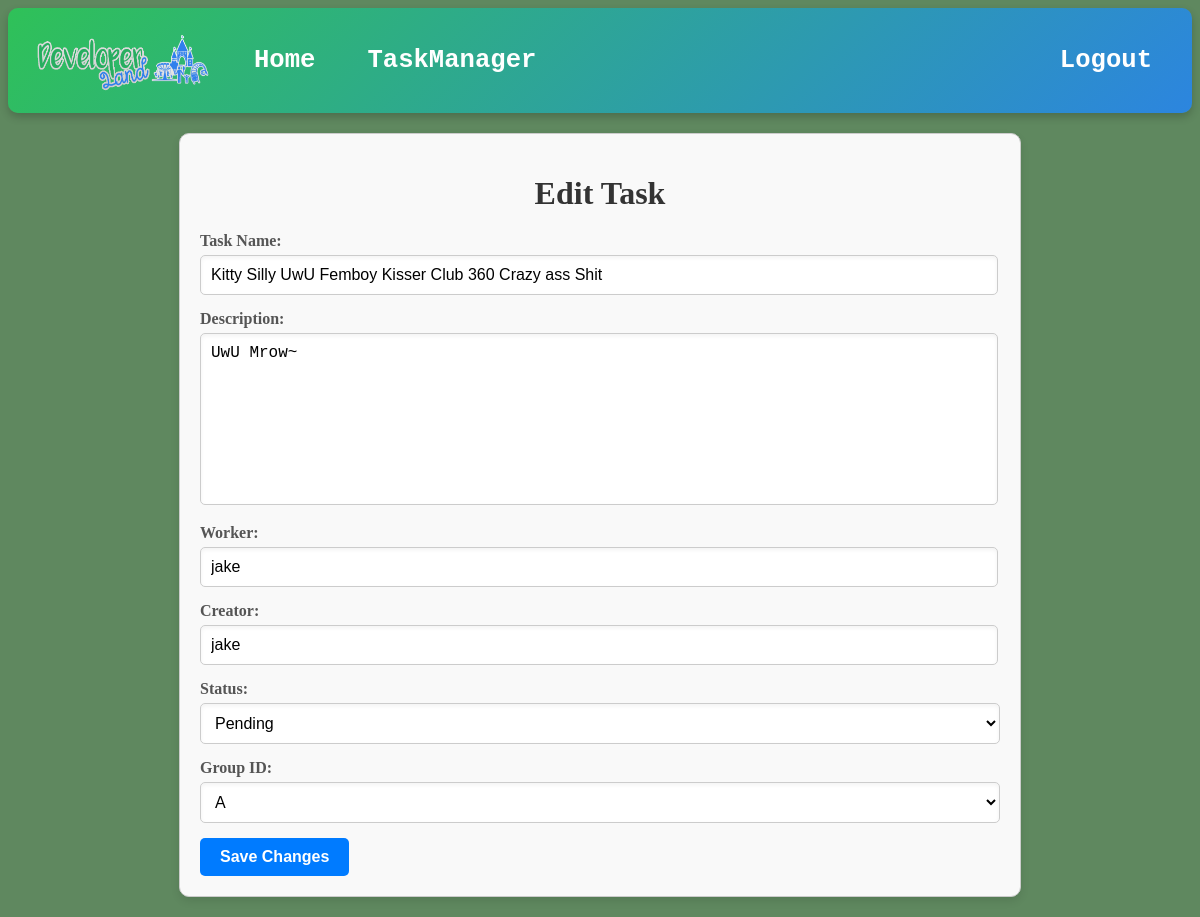
Page /task/edit.php?id=2 (signed in) on the committed database.
### tables this page shows
CREATE TABLE `tasks` (
  `id` int NOT NULL,
  `taskname` text NOT NULL,
  `description` text,
  `creator` text NOT NULL,
  `worker` text NOT NULL,
  `status` text NOT NULL,
  `groupid` text NOT NULL
);

### task/edit.php (the view, shortened to what this page needs)
<?php
require_once '../backend/conn.php';
$id = $_GET['id'];
try {
    $query = "SELECT * FROM tasks WHERE id = :id";
    $statement = $conn->prepare($query);
    $statement->execute([':id' => $id]);
    $task = $statement->fetch(PDO::FETCH_ASSOC);
} catch (PDOException $e) {
    die("Fout bij het ophalen van de taak: " . $e->getMessage());
}
?>
<!DOCTYPE html>
<html lang="en">
<head>
    <link rel="stylesheet" type="text/css" href="../css/style.css">
</head>
<body>
    <?php require_once '../header.php'; ?>
    <div class="container">
        <h1>Edit Task</h1>
        <form action="../backend/taskcontroller.php" method="POST">
            <label for="taskname">Task Name:</label>
            <input type="text" id="taskname" name="taskname" value="<?php echo htmlspecialchars($task['taskname']); ?>" required>
            <label for="description">Description:</label>
            <textarea id="description" name="description" rows="5"><?php echo htmlspecialchars($task['description']); ?></textarea>
            <label for="worker">Worker:</label>
            <input type="text" id="worker" name="worker" value="<?php echo htmlspecialchars($task['worker']); ?>" required>
            <label for="creator">Creator:</label>
            <input type="text" id="creator" name="creator" value="<?php echo htmlspecialchars($task['creator']); ?>" required>
            <label for="status">Status:</label>
            <select id="status" name="status" required>
                <option value="Pending" <?php echo $task['status'] === 'Pending' ? 'selected' : ''; ?>>Pending</option>
            </select>
            <label for="groupid">Group ID:</label>
            <select id="groupid" name="groupid" required>
                <option value="A" <?php echo $task['groupid'] === 'A' ? 'selected' : ''; ?>>A</option>
            </select>
            <input type="submit" value="Save Changes">
        </form>
    </div>
</body>
</html>

### css/style.css (style rules this page uses)
body { background-color: #5f885f; }
.container { margin: 20px auto; padding: 20px; border: 1px solid #ccc; border-radius: 10px; max-width: 800px; background-color: #f9f9f9; box-shadow: 0 4px 8px rgba(0, 0, 0, 0.1); }
.container h1 { text-align: center; font-size: 2rem; color: #333; margin-bottom: 20px; }
.container label { display: block; font-size: 1rem; font-weight: bold; margin-bottom: 5px; color: #555; }
.container input[type="text"], .container textarea, .container select { width: 97%; max-width: 100%; padding: 10px; margin-bottom: 15px; border: 1px solid #ccc; border-radius: 5px; font-size: 1rem; background-color: #fff; box-shadow: inset 0 2px 4px rgba(0, 0, 0, 0.05); }
.container textarea { resize: none; height: 150px; }
#status { width: 100%; padding: 10px; margin-bottom: 15px; border: 1px solid #ccc; border-radius: 5px; font-size: 1rem; background-color: #fff; box-shadow: inset 0 2px 4px rgba(0, 0, 0, 0.05); }
#groupid { width: 100%; padding: 10px; margin-bottom: 15px; border: 1px solid #ccc; border-radius: 5px; font-size: 1rem; background-color: #fff; box-shadow: inset 0 2px 4px rgba(0, 0, 0, 0.05); }
.container input[type="submit"] { background-color: #007BFF; color: white; padding: 10px 20px; font-size: 1rem; font-weight: bold; border: none; border-radius: 5px; cursor: pointer; transition: background-color 0.3s ease, transform 0.2s ease; }

### rows in the picture
tasks: taskname "Kitty Silly UwU Femboy Kisser Club 360 Crazy ass Shit", description "UwU Mrow~", worker "jake", creator "jake", groupid "A"
